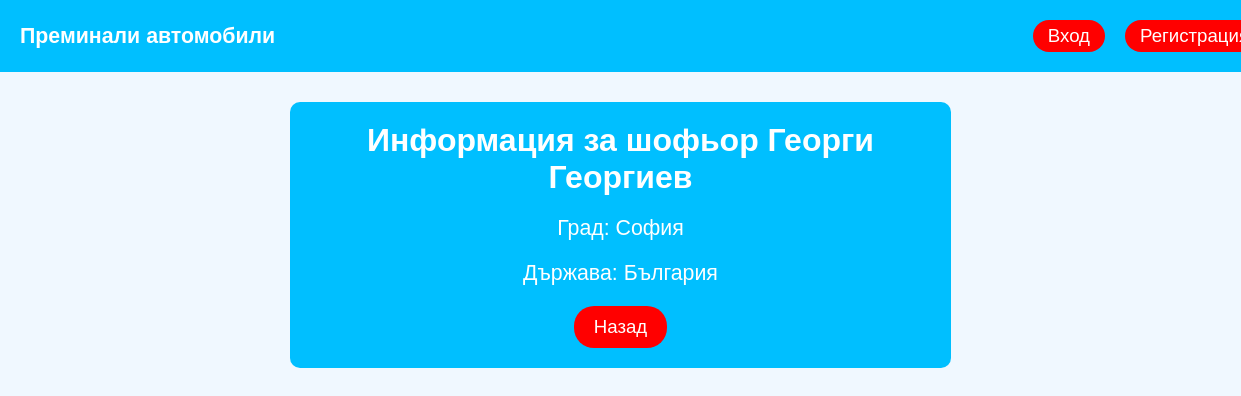
The app's page /driver_info/driver_info.php?id=4 with its own data.
### tables this page shows
CREATE TABLE `drivers` (
  `id` int(11) NOT NULL,
  `firstname` varchar(20) NOT NULL,
  `lastname` varchar(20) NOT NULL,
  `city` varchar(20) NOT NULL,
  `country` varchar(20) NOT NULL
);

### driver_info/driver_info.php (the view, shortened to what this page needs)
<!DOCTYPE html>
<html lang="en">
<head>
    <link rel="stylesheet" href="driver_info.css">
</head>
<body>
    <header>
        <p>Преминали автомобили</p>
        <?php
        if (isset($_SESSION["user"])) {
            echo "<a href='javascript:void(0)' onclick='confirmLogout()' class='link'>Изход</a>";
        } else {
            echo "<a href='../login/login_form.php' class='link'>Вход</a>";
            echo "<a href='../register/register_form.php' class='link'>Регистрация</a>";
        }
        ?>
    </header>
    <section class="driver-container">
        <?php
        include "../constants.php";
        $driverId = $_GET["id"];
        $sqlQuery = "SELECT * FROM drivers WHERE id=$driverId";
        $result = mysqli_query($dbConnection, $sqlQuery);
        $info = mysqli_fetch_assoc($result);
        echo "<h2>Информация за шофьор {$info["firstname"]} {$info["lastname"]}</h2>";
        echo "<p>Град: {$info["city"]}</p>";
        echo "<p>Държава: {$info["country"]}</p>";
        ?>
        <a href="../automobile_list/automobile_list.php">Назад</a>
    </section>
</body>
</html>

### driver_info/driver_info.css (style rules this page uses)
*, *::after, *::before { margin: 0; padding: 0; font-family: Arial, Helvetica, sans-serif; }
a { text-decoration: none; }
body { background-color: aliceblue; }
header { width: 100%; padding: 20px 0; background-color: rgb(0, 191, 255); color: white; display: flex; align-items: center; gap:20px; }
header a { font-size: 14pt; }
header p { flex: 0 0 80%; font-weight: bold; font-size: 16pt; padding-left: 20px; }
.link { padding: 5px 15px 5px 15px; border-radius: 20px; background-color: red; color: white; }
.driver-container { margin: 30px auto; padding: 20px; background-color: rgb(0, 191, 255); border-radius: 10px; width: 50vw; display: flex; flex-direction: column; align-items: center; gap:20px; color: white; font-size: 16pt; text-align: center; word-wrap: break-word; }
.driver-container a { padding: 10px 20px 10px 20px; border-radius: 20px; background-color: red; color: white; font-size: 14pt; }
@media (max-width:1260px) { header p { flex: 0 0 80%; } }

### records on screen
drivers: firstname "Георги", lastname "Георгиев", city "София", country "България"
